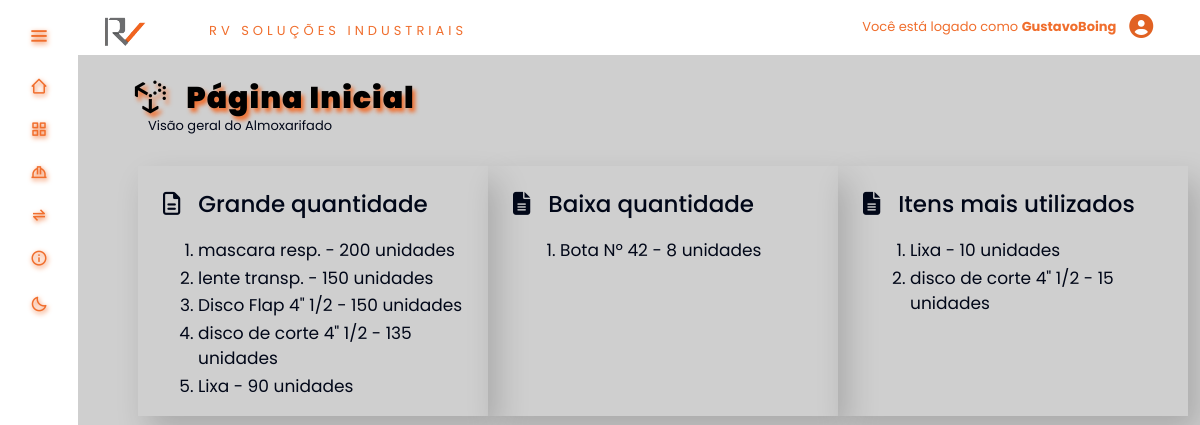
The page /telas/index.php (signed in) on the database its author committed.
### tables this page shows
CREATE TABLE `produto` (
  `id_produto` int(11) NOT NULL,
  `Quantidade` int(11) DEFAULT NULL,
  `Valor` decimal(6,2) DEFAULT NULL,
  `Modelo` varchar(100) DEFAULT NULL,
  `Descricao` varchar(100) DEFAULT NULL,
  `Tipo` int(11) DEFAULT NULL,
  `Fornecedor_id` int(11) DEFAULT NULL
);

CREATE TABLE `movimentacao` (
  `id_mov` int(11) NOT NULL,
  `Data` datetime DEFAULT NULL,
  `QntdModificada` int(11) DEFAULT NULL,
  `Produto_id` int(11) DEFAULT NULL,
  `Usuario_id` int(11) DEFAULT NULL,
  `Funcionario_id` int(11) DEFAULT NULL
);

### telas/function.php (called while the page is built, shortened)
<?php
function maisUtilizados(){
    $movimentacoes = innerJoin2("id_mov, id_produto, COUNT(Produto_id) AS total_saidas, SUM(CASE WHEN QntdModificada < 0 THEN QntdModificada ELSE 0 END) AS quantidade,
    Descricao, Funcionario_id, QntdModificada, Data, Produto_id", "movimentacao", "produto",
    "movimentacao.Produto_id", "produto.id_produto", "0", "DESC");
}
    function grandeQtd() {
        $produtos = quantities("produto WHERE Quantidade > 40", "DESC");
    }
    function poucaQtd() {
        $poucos = quantities("produto WHERE Quantidade < 10", "ASC");
    }
    function innerJoin2 ($data = null, $table = null, $tableInner = null, $table01Column = null,$dataInner = null, $sai = null, $p = null) {
        $database = open_database();
        $found = null;
        try{
            if($p) {
              $sql = "SELECT " . $data . " FROM " . $table . " INNER JOIN " . $tableInner . " ON " . $table01Column . "=" . $dataInner . " WHERE QntdModificada < " . $sai . " AND Data >= DATE_SUB(CURDATE(), INTERVAL 7 DAY) GROUP BY Descricao ORDER BY quantidade " . $p . " LIMIT 5";
              $result = $database->query($sql);
              if($result->num_rows > 0)  {
                  $found = array();
                  while ($row = $result->fetch_assoc()) {
                    array_push($found, $row);
                  }
              } else{
                  throw new Exception("Não foram encontrados registros de dados!");
              }
            }
        } catch (Exception $e)  {
            $_SESSION['message'] = "Ocorreu um erro: " . $e->getMessage();
            $_SESSION['type'] = "danger";
        }
        return $found;
    }
    function quantities ($table = null, $p = null) {
        $database = open_database();
        $found = null;
        try{
            if($p) {
                $sql = "SELECT * FROM " . $table . " ORDER BY Quantidade " . $p . " LIMIT 5";
                $result = $database->query($sql);
                if($result->num_rows > 0) {
                    $found = array();
                    while ($row = $result->fetch_assoc()) {
                    array_push($found, $row);
                }
              } else{
                  throw new Exception("Não foram encontrados registros de dados!");
              }
            }
        } catch (Exception $e)  {
            $_SESSION['message'] = "Ocorreu um erro: " . $e->getMessage();
            $_SESSION['type'] = "danger";
        }
        return $found;
    }

### telas/index.php (the view, shortened to what this page needs)
<?php
    require_once('function.php');
    grandeQtd();
    poucaQtd();
    maisUtilizados();
?>
<!DOCTYPE html>
<html>
    <head>
                <link rel="stylesheet" href="<?php echo BASEURL; ?>bootstrap/css/bootstrap.min.css"/>
                <link rel="stylesheet" href="<?php echo BASEURL; ?>css/styleIndex.css"/>
                <link rel="stylesheet" href="<?php echo BASEURL; ?>inc/style.css"/>
                <link rel="stylesheet" href="<?php echo BASEURL; ?>inc/styleDark.css">
                <link href='https://unpkg.com/boxicons@2.1.4/css/boxicons.min.css' rel='stylesheet'>
                <link rel="stylesheet" href="https://cdnjs.cloudflare.com/ajax/libs/font-awesome/6.4.2/css/all.min.css"
 />
    </head>
    <body>
      <div class="tittleIndex">
        <h2 class="tituloIdx"><i class="fa-brands fa-uncharted fa-lg"></i> &nbsp; Página Inicial</h2>
        <p id="subtitulo" style="font-size:small; margin:0 0 0 70px">Visão geral do Almoxarifado</p>
      </div>
      <main>
        <div id="boxes" class="float-sm-left">
          <div class="hidden">
            <div id="caixa01" class="box">
              <h3><i class="fa-regular fa-file-lines"></i>&nbsp; &nbsp;Grande quantidade</h3>
              <?php
                if ($produtos) :
                  echo '<ol style="margin: 10px 0 0 15px; font-size:17px; color: var(--search-text); padding: 0 0px 20px 20px">';
                  foreach ($produtos as $produto) :
                    echo '<li style="margin: 2px 0 0 0;">' . $produto['Descricao'] . ' - ' . $produto['Quantidade'] . ' unidades ' . '</li>';
                  endforeach;
                  echo '</ol>';
                else :
                  echo 'Nenhum produto está com quantidade maior que 35 unidades.';
                endif;
              ?>
            </div>
          </div>
          <div class="hidden">
            <div id="caixa02" class="box">
              <h3><i class="fa-solid fa-file-lines"></i>&nbsp; &nbsp;Baixa quantidade</h3>
              <?php
                if ($poucos) :
                  echo '<ol style="margin: 10px 0 0 15px; font-size:17px; color: var(--search-text);">';
                  foreach ($poucos as $produto) :
                    if($produto['Quantidade'] === null){
                      echo '<li style="margin: 2px 0 0 0;">' . $produto['Descricao'] . ' - ' . "0" . ' unidades ' . '</li>';
                    }else {
                      echo '<li style="margin: 2px 0 0 0;">' . $produto['Descricao'] . ' - ' . $produto['Quantidade'] . ' unidades ' . '</li>';
                    }
                  endforeach;
                  echo '</ol>';
                else :
                  echo 'Nenhum produto está com quantidade menor que 10 unidades.';
                endif;
              ?>
            </div>
          </div>
          <div class="hidden">
            <div id="caixa03" class="box">
              <h3><i class="fa-solid fa-file-lines"></i>&nbsp; &nbsp;Itens mais utilizados</h3>
              <?php
                if ($movimentacoes) :
                  echo '<ol style="margin: 10px 0 0 15px; font-size:17px; color: var(--search-text);">';
                    foreach ($movimentacoes as $produto) :
                        echo '<li style="margin: 2px 0 0 0;">' . $produto['Descricao'] . ' - ' . abs($produto['quantidade']) . ' unidades ' . '</li>';
                    endforeach;
                  echo '</ol>';
                endif;
              ?>
            </div>
          </div>
        </div>
      </main>
    </body>
</html>

### inc/style.css (style rules this page uses)
:root { --color:#1c1c1c; --color-second: #D3D3D3; --color-white:#89817D; --color-body:#4A3F35; --color-black:#F06E2D; --search-bar: #F2F2F2; --search-text: #010718; }
* { padding: 0%; margin: 0%; box-sizing: border-box; font-family: 'Poppins', sans-serif; }
* { margin: 0; padding: 0; box-sizing: border-box; }
* { box-sizing: border-box }
body { font-family: Verdana, sans-serif; margin:0 }
#subtitulo { color: var(--color-white); }

### inc/styleDark.css (style rules this page uses)
:root { --color-default:#ffffff; --color-second: #bebebe; --color-white:#333333; --color-body:#cfcfcf; --color-black:#F06E2D; --search-bar: #F2F2F2; --search-text: #010718; }
#subtitulo { color: var(--search-text); }

### css/styleIndex.css (style rules this page uses)
:root { --color-default:#1c1c1c; --color-second: #D3D3D3; --color-white:#89817D; --color-body:#4A3F35; --color-black:#F06E2D; --color-orange:#ff8c00; --search-bar: #ffffff; --search-text: #010718; }
* { font-family: system-ui, -apple-system, Helvetica, sans-serif, Arial; margin: 0; padding: 0; }
body { display: flex; justify-content: center; }
#subtitulo { font-size: small; color: var(--color-white); }
.tittleIndex { font-family: 'Poppins', sans-serif; }
.tittleIndex > .tituloIdx { font-family: 'Poppins', sans-serif; margin: 25px 0 0 5%; color: var(--color-black); font-size: 30px; font-weight: 1000; text-shadow: 3px 4px 4px var(--color-black); letter-spacing: 1px; color: black; font-size: 30px; font-weight: 1000; }
#boxes { margin: 30px 60px 50px 60px; display: flex; flex-direction: row; justify-content: space-between; }
#boxes > .hidden > .box { display: flex; flex-direction: column; text-align: left; width: 350px; height: 250px; padding: 25px 25px 40px 25px; box-shadow: 10px 15px 30px rgb(0 0 0 / 18%); }
#boxes > .hidden > .box > h3 { font-size: 23px; color: var(--search-text); }
.hidden { opacity: 0; filter: blur(15px); transform: translateX(-100%); transition: all 1.5s; }
.show { opacity: 1; filter: blur(0); transform: translateX(0); transition: all 1.5s; }
#boxes :nth-child(1) { transition-delay: 300ms; }
#boxes :nth-child(2) { transition-delay: 600ms; }
#boxes :nth-child(3) { transition-delay: 900ms; }

### rows shown on the page
produto: Descricao "mascara resp.", Quantidade "200"
produto: Descricao "lente transp.", Quantidade "150"
produto: Descricao "Disco Flap 4\" 1/2", Quantidade "150"
produto: Descricao "disco de corte 4\" 1/2", Quantidade "135"
produto: Descricao "Lixa", Quantidade "90"
produto: Descricao "Bota Nº 42", Quantidade "8"
movimentacao: Produto.Descricao "Lixa", quantidade "10"
movimentacao: Produto.Descricao "disco de corte 4\" 1/2", quantidade "15"

### other values the page prints
$_SESSION['login'] "GustavoBoing"
